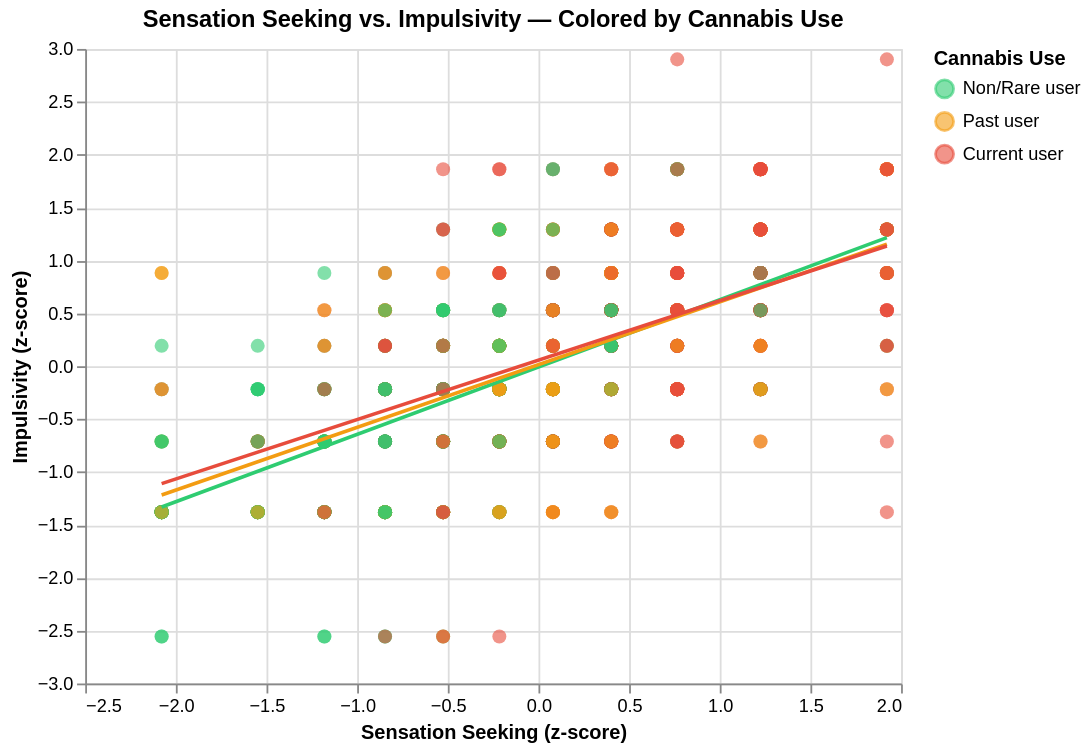

Notebook code cell kept with this figure:
### Markdown cell above
## 6. Sensation Seeking & Impulsivity Deep-Dive

### Code cell
# -------------------------------------------------------
# CHART 5: Scatter — Sensation Seeking vs Impulsivity
# colored by drug usage (Cannabis as example, can be changed)
# -------------------------------------------------------

df_scatter = df_as[['Sensation Seeking', 'Impulsivity', 'cannabis', 'ecstasy', 'lsd']].copy()
df_scatter['Cannabis_Label'] = df_scatter['cannabis'].map(usage_labels)
df_scatter['Ecstasy_Label'] = df_scatter['ecstasy'].map(usage_labels)
df_scatter['Cannabis_Score'] = df_scatter['cannabis'].map(usage_numeric)

# Bin into 3 groups for clarity
def usage_group(code):
    if code <= 1: return 'Non/Rare user'
    elif code <= 3: return 'Past user'
    else: return 'Current user'

df_scatter['Cannabis_Group'] = df_scatter['Cannabis_Score'].apply(usage_group)

chart_scatter = alt.Chart(df_scatter.sample(min(800, len(df_scatter)), random_state=42)).mark_circle(
    size=60, opacity=0.6
).encode(
    x=alt.X('Sensation Seeking:Q', title='Sensation Seeking (z-score)'),
    y=alt.Y('Impulsivity:Q', title='Impulsivity (z-score)'),
    color=alt.Color('Cannabis_Group:N',
                    title='Cannabis Use',
                    scale=alt.Scale(
                        domain=['Non/Rare user', 'Past user', 'Current user'],
                        range=['#2ecc71', '#f39c12', '#e74c3c']
                    )),
    tooltip=['Sensation Seeking', 'Impulsivity', 'Cannabis_Label']
).properties(
    title='Sensation Seeking vs. Impulsivity — Colored by Cannabis Use',
    width=450, height=350
)

# Add regression lines per group
chart_reg = chart_scatter.transform_regression(
    'Sensation Seeking', 'Impulsivity', groupby=['Cannabis_Group']
).mark_line(size=2)

(chart_scatter + chart_reg).resolve_scale(color='shared')

### Figure 1 — Vega-Lite specification as saved in the notebook (floating-point values rounded to 4 significant figures; data arrays with more than 128 entries replaced by an {"elided": "..."} marker saying what was removed)
{"config": {"view": {"continuousWidth": 300, "continuousHeight": 300}}, "layer": [{"mark": {"type": "circle", "opacity": 0.6, "size": 60}, "encoding": {"color": {"field": "Cannabis_Group", "scale": {"domain": ["Non/Rare user", "Past user", "Current user"], "range": ["#2ecc71", "#f39c12", "#e74c3c"]}, "title": "Cannabis Use", "type": "nominal"}, "tooltip": [{"field": "Sensation Seeking", "type": "quantitative"}, {"field": "Impulsivity", "type": "quantitative"}, {"field": "Cannabis_Label", "type": "nominal"}], "x": {"field": "Sensation Seeking", "title": "Sensation Seeking (z-score)", "type": "quantitative"}, "y": {"field": "Impulsivity", "title": "Impulsivity (z-score)", "type": "quantitative"}}, "title": "Sensation Seeking vs. Impulsivity — Colored by Cannabis Use"}, {"mark": {"type": "line", "size": 2}, "encoding": {"color": {"field": "Cannabis_Group", "scale": {"domain": ["Non/Rare user", "Past user", "Current user"], "range": ["#2ecc71", "#f39c12", "#e74c3c"]}, "title": "Cannabis Use", "type": "nominal"}, "tooltip": [{"field": "Sensation Seeking", "type": "quantitative"}, {"field": "Impulsivity", "type": "quantitative"}, {"field": "Cannabis_Label", "type": "nominal"}], "x": {"field": "Sensation Seeking", "title": "Sensation Seeking (z-score)", "type": "quantitative"}, "y": {"field": "Impulsivity", "title": "Impulsivity (z-score)", "type": "quantitative"}}, "title": "Sensation Seeking vs. Impulsivity — Colored by Cannabis Use", "transform": [{"on": "Sensation Seeking", "regression": "Impulsivity", "groupby": ["Cannabis_Group"]}]}], "data": {"name": "data-1ef70cb71a46d6b43e5d0784d03fc70c"}, "height": 350, "resolve": {"scale": {"color": "shared"}}, "width": 450, "$schema": "https://vega.github.io/schema/vega-lite/v5.20.1.json", "datasets": {"data-1ef70cb71a46d6b43e5d0784d03fc70c": {"elided": "800 records"}}}
